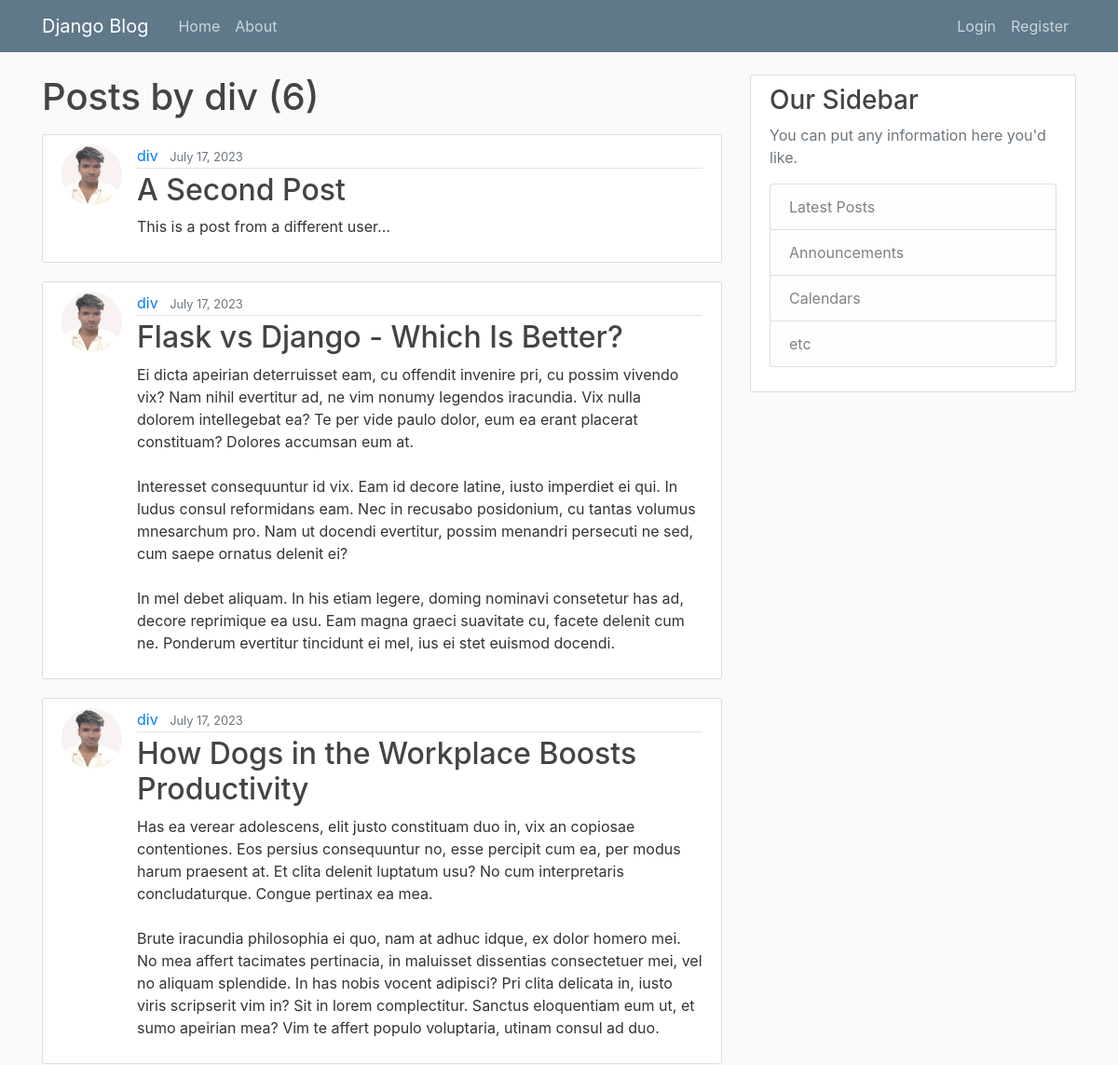
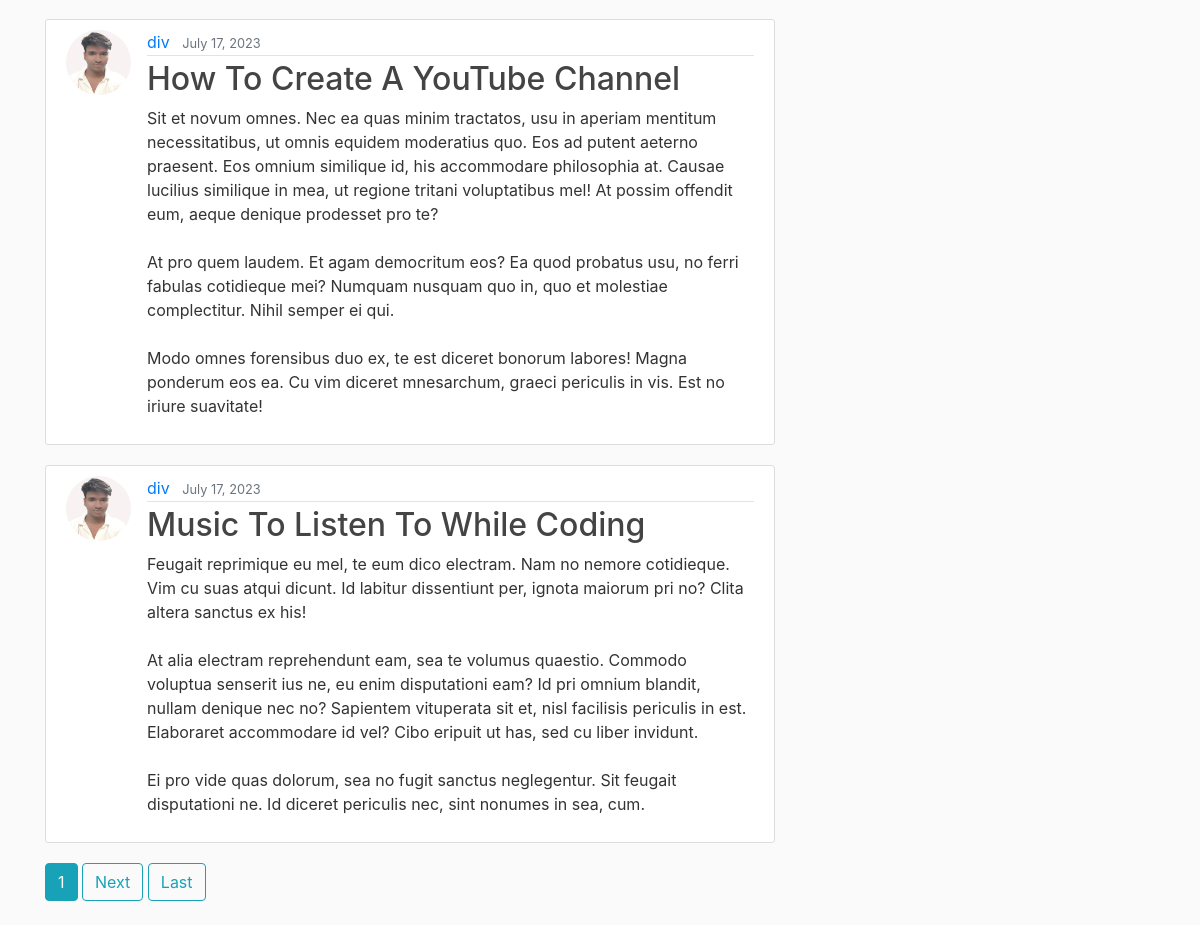
/user/div, run on the app's committed database (2 pictures, top to bottom).
### blog/models.py (models this page shows, shortened)
class Post(models.Model):
    title = models.CharField(max_length=100)
    content = models.TextField()
    date_posted = models.DateTimeField(default = timezone.now)
    author = models.ForeignKey(User, on_delete=models.CASCADE)

### users/models.py (models this page shows, shortened)
class Profile(models.Model):
    user = models.OneToOneField(User, on_delete = models.CASCADE)
    image = models.ImageField(default='default.jpg', upload_to='profile_pics')

### blog/views.py (the view)
# urls.py: path('user/<str:username>',UserPostListView.as_view(),name='user-posts'),
class UserPostListView(ListView):
    model = Post
    template_name = 'blog/user_posts.html' # <app>/<model>_<viewtype>.html
    context_object_name = 'posts'
    ordering = ['-date_posted']
    paginate_by = 5
    def get_queryset(self):
        user = get_object_or_404(User,username=self.kwargs.get('username'))
        return Post.objects.filter(author=user)

### blog/templates/blog/user_posts.html (shortened to what this page needs)
{% extends "blog/base.html" %}
{% block content %}
    <h1 class="mb-3">Posts by {{view.kwargs.username }} ({{ page_obj.paginator.count }})</h1>
    {% for post in posts %}
    <article class="media content-section">
      <img class = "rounded-circle article-img" src = "{{ post.author.profile.image.url }}">
        <div class="media-body">
          <div class="article-metadata">
            <a class="mr-2" href="{% url 'user-posts' post.author.username%}">{{ post.author }}</a>
            <small class="text-muted">{{ post.date_posted|date:"F d, Y"  }}</small>
          </div>
          <h2><a class="article-title" href="{% url 'post-detail' post.id%}">{{ post.title }}</a></h2>
          <p class="article-content">{{ post.content }}</p>
        </div>
      </article>
    {% endfor %}
    {% if is_paginated %}
      {% for num in page_obj.paginator.page_range %}
        {% if page_obj.number == num%}
          <a class = "btn btn-info mb-4" href="?page={{ num }}">{{ num }}</a>
          {% elif page_obj.number < num|add:'-3' and page_obj.number > num|add:'3'%}
          <a class = "btn btn-info mb-4" href="?page={{ num }}">{{ num }}</a>
        {% endif %}
      {% endfor %}
      {% if page_obj.has_next %}
        <a class = "btn btn-outline-info mb-4" href="?page={{ page_obj.next_page_number }}">Next</a>
        <a class = "btn btn-outline-info mb-4" href="?page={{ page_obj.paginator.num_pages }}">Last</a>
      {% endif %}
    {% endif %}
{% endblock content%}

### blog/static/blog/main.css (style rules this page uses)
body { background: #fafafa; color: #333333; margin-top: 5rem; }
h1, h2, h3, h4, h5, h6 { color: #444444; }
.content-section { background: #ffffff; padding: 10px 20px; border: 1px solid #dddddd; border-radius: 3px; margin-bottom: 20px; }
.article-title { color: #444444; }
.article-content { white-space: pre-line; }
.article-img { height: 65px; width: 65px; margin-right: 16px; }
.article-metadata { padding-bottom: 1px; margin-bottom: 4px; border-bottom: 1px solid #e3e3e3 }

### data on the page
Post: author.profile.image (picture), author "div", date_posted "July 17, 2023", title "A Second Post", content "This is a post from a different user..."
Post: author.profile.image (picture), author "div", date_posted "July 17, 2023", title "Flask vs Django - Which Is Better?", content "Ei dicta apeirian deterruisset eam, cu offendit invenire pri, cu possim vivendo vix? Nam nihil evertitur ad, ne vim nonumy legendos iracundia. Vix nulla dolorem intellegebat ea? Te per vide paulo dolor, eum ea erant placerat constituam? Dolores accumsan eum at. Interesset consequuntur id vix. Eam id decore latine, iusto imperdiet ei qui. In ludus consul reformidans eam. Nec in recusabo posidonium, cu tantas volumus mnesarchum pro. Nam ut docendi evertitur, possim menandri persecuti ne sed, cum saepe ornatus delenit ei? In mel debet aliquam. In his etiam legere, doming nominavi consetetur has ad, decore reprimique ea usu. Eam magna graeci suavitate cu, facete delenit cum ne. Ponderum…"
Post: author.profile.image (picture), author "div", date_posted "July 17, 2023", title "How Dogs in the Workplace Boosts Productivity", content "Has ea verear adolescens, elit justo constituam duo in, vix an copiosae contentiones. Eos persius consequuntur no, esse percipit cum ea, per modus harum praesent at. Et clita delenit luptatum usu? No cum interpretaris concludaturque. Congue pertinax ea mea. Brute iracundia philosophia ei quo, nam at adhuc idque, ex dolor homero mei. No mea affert tacimates pertinacia, in maluisset dissentias consectetuer mei, vel no aliquam splendide. In has nobis vocent adipisci? Pri clita delicata in, iusto viris scripserit vim in? Sit in lorem complectitur. Sanctus eloquentiam eum ut, et sumo apeirian mea? Vim te affert populo voluptaria, utinam consul ad duo."
Post: author.profile.image (picture), author "div", date_posted "July 17, 2023", title "How To Create A YouTube Channel", content "Sit et novum omnes. Nec ea quas minim tractatos, usu in aperiam mentitum necessitatibus, ut omnis equidem moderatius quo. Eos ad putent aeterno praesent. Eos omnium similique id, his accommodare philosophia at. Causae lucilius similique in mea, ut regione tritani voluptatibus mel! At possim offendit eum, aeque denique prodesset pro te? At pro quem laudem. Et agam democritum eos? Ea quod probatus usu, no ferri fabulas cotidieque mei? Numquam nusquam quo in, quo et molestiae complectitur. Nihil semper ei qui. Modo omnes forensibus duo ex, te est diceret bonorum labores! Magna ponderum eos ea. Cu vim diceret mnesarchum, graeci periculis in vis. Est no iriure suavitate!"
Post: author.profile.image (picture), author "div", date_posted "July 17, 2023", title "Music To Listen To While Coding", content "Feugait reprimique eu mel, te eum dico electram. Nam no nemore cotidieque. Vim cu suas atqui dicunt. Id labitur dissentiunt per, ignota maiorum pri no? Clita altera sanctus ex his! At alia electram reprehendunt eam, sea te volumus quaestio. Commodo voluptua senserit ius ne, eu enim disputationi eam? Id pri omnium blandit, nullam denique nec no? Sapientem vituperata sit et, nisl facilisis periculis in est. Elaboraret accommodare id vel? Cibo eripuit ut has, sed cu liber invidunt. Ei pro vide quas dolorum, sea no fugit sanctus neglegentur. Sit feugait disputationi ne. Id diceret periculis nec, sint nonumes in sea, cum."

### other printed values
{{ view.kwargs.username }} "div"
{{ page_obj.paginator.count }} "6"
{{ num }} "1"
